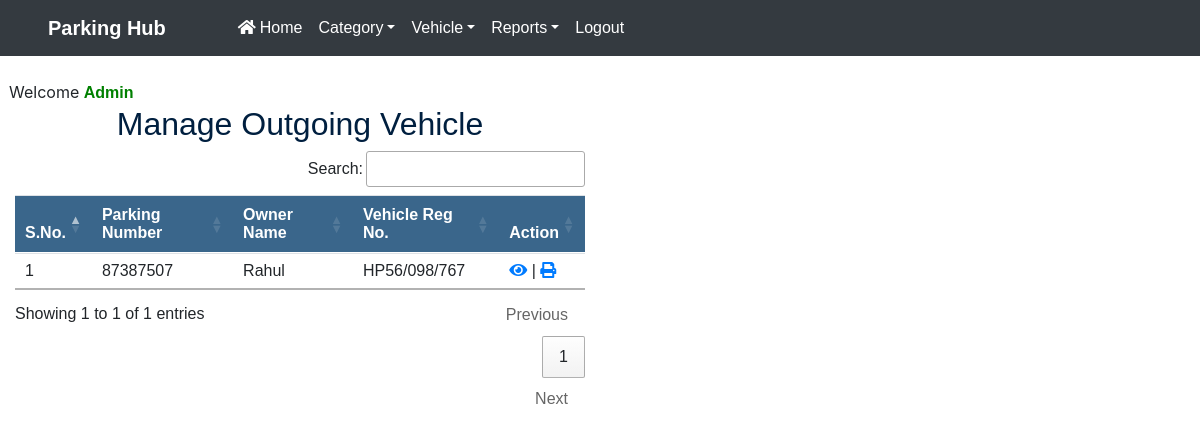
/manage_outgoingvehicle (signed in), run on an earlier commit of the app's database.
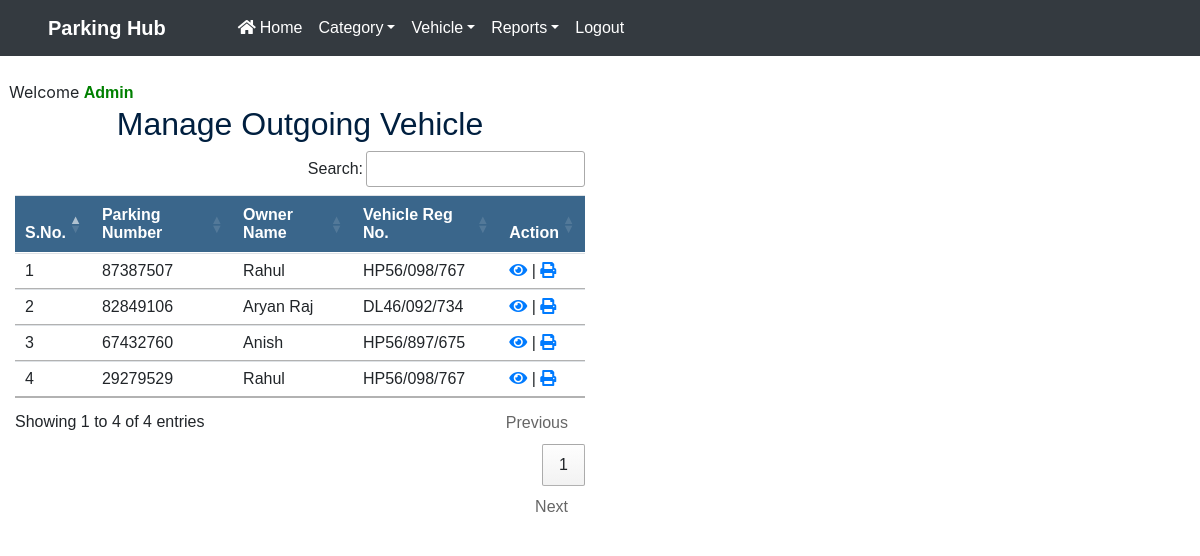
And on a later commit of the database.
### vehicle/models.py (models this page shows, shortened)
class Vehicle(models.Model):
    parkingnumber = models.CharField(max_length=20)
    category = models.ForeignKey(Category, on_delete=models.CASCADE)
    vehiclecompany = models.CharField(max_length=50)
    regno = models.CharField(max_length=10)
    ownername = models.CharField(max_length=50)
    ownercontact = models.CharField(max_length=15)
    pdate = models.DateField()
    intime = models.CharField(max_length=50)
    outtime = models.CharField(max_length=50)
    parkingcharge = models.CharField(max_length=50)
    status = models.CharField(max_length=20)

### vehicle/views.py (the view)
# urls.py: path('manage_outgoingvehicle',manage_outgoingvehicle,name='manage_outgoingvehicle'),
def manage_outgoingvehicle(request):
    if not request.user.is_authenticated:
        return redirect('admin_login')
    vehicle = Vehicle.objects.filter(status="Out")
    d = {'vehicle':vehicle}
    return render(request, 'manage_outgoingvehicle.html', d)

### vehicle/templates/manage_outgoingvehicle.html (shortened to what this page needs)
{% load static %}
<html>
<head>
{% include 'headeradmin.html' %}
  <link rel = stylesheet href="https://cdn.datatables.net/1.10.20/css/jquery.dataTables.min.css">
<link rel = stylesheet href="https://cdn.datatables.net/buttons/1.6.1/css/buttons.dataTables.min.css">
</head>
<body>
{% include 'nav2admin.html' %}
<br> &nbsp;&nbsp;Welcome <b style = 'text-transform : capitalize ; color : green'>{{request.user.username}}</b>
<div class="container" style = "margin-top:10px">
<h2 class="text-center" style = "font-family : sans-serif ; color : #001f3f">Manage Outgoing Vehicle </h2>
<table class='table table-hover' id = example>
<thead style = 'background-color : #3a668b ; color : white'>
<tr>
<th>S.No.</th>
<th>Parking Number</th>
<th>Owner Name</th>
    <th>Vehicle Reg No.</th>
    <th>Action</th>
</tr>
</thead>
<tbody>
  {% for i in vehicle %}
<tr>
                  <td>{{forloop.counter}}</td>
                  <td>{{i.parkingnumber}}</td>
                  <td>{{i.ownername}}</td>
                <td>{{i.regno}}</td>
                  <td>
                      <a href="{% url 'view_outgoingdetail' i.id %}" ><i class="fa fa-eye fa-1x"></i></a>
                   | <a href="{% url 'print' i.id %}" ><i class="fa fa-print fa-1x"></i></a>
                  </td>
</tr>
{% endfor %}
</tbody>
</table>
</div>
</body>
</html>

What changed in the data, as far as the page shows it:
added Vehicle: parkingnumber "82849106", ownername "Aryan Raj", regno "DL46/092/734"
added Vehicle: parkingnumber "67432760", ownername "Anish", regno "HP56/897/675"
added Vehicle: parkingnumber "29279529", ownername "Rahul", regno "HP56/098/767"
Also different on the page:
text written by a page script: "Search: Showing 1 to 1 of 1 entries Previous 1 Next" → "Search: Showing 1 to 4 of 4 entries Previous 1 Next"
